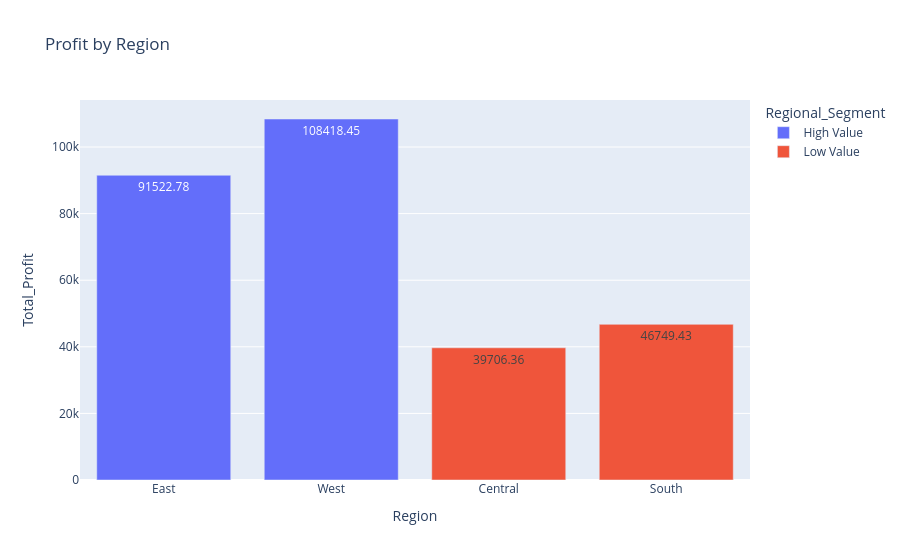

Notebook source saved alongside this figure:
### Code cell
fig = px.bar(
    regional_df,
    x="Region",
    y="Total_Profit",
    color="Regional_Segment",
    text="Total_Profit",
    title="Profit by Region"
)

fig.show()

### Figure 1 — Plotly figure (JSON) as saved in the notebook; plotly's stock layout.template omitted (floating-point values rounded to 4 significant figures)
{"data": [{"hovertemplate": "Regional_Segment=High Value<br>Region=%{x}<br>Total_Profit=%{text}<extra></extra>", "legendgroup": "High Value", "marker": {"color": "#636efa", "pattern": {"shape": ""}}, "name": "High Value", "orientation": "v", "showlegend": true, "text": [91520.0, 108400.0], "textposition": "auto", "type": "bar", "x": ["East", "West"], "xaxis": "x", "y": [91520.0, 108400.0], "yaxis": "y"}, {"hovertemplate": "Regional_Segment=Low Value<br>Region=%{x}<br>Total_Profit=%{text}<extra></extra>", "legendgroup": "Low Value", "marker": {"color": "#EF553B", "pattern": {"shape": ""}}, "name": "Low Value", "orientation": "v", "showlegend": true, "text": [39710.0, 46750.0], "textposition": "auto", "type": "bar", "x": ["Central", "South"], "xaxis": "x", "y": [39710.0, 46750.0], "yaxis": "y"}], "layout": {"barmode": "relative", "legend": {"title": {"text": "Regional_Segment"}, "tracegroupgap": 0}, "title": {"text": "Profit by Region"}, "xaxis": {"anchor": "y", "domain": [0, 1], "title": {"text": "Region"}}, "yaxis": {"anchor": "x", "domain": [0, 1], "title": {"text": "Total_Profit"}}}}
